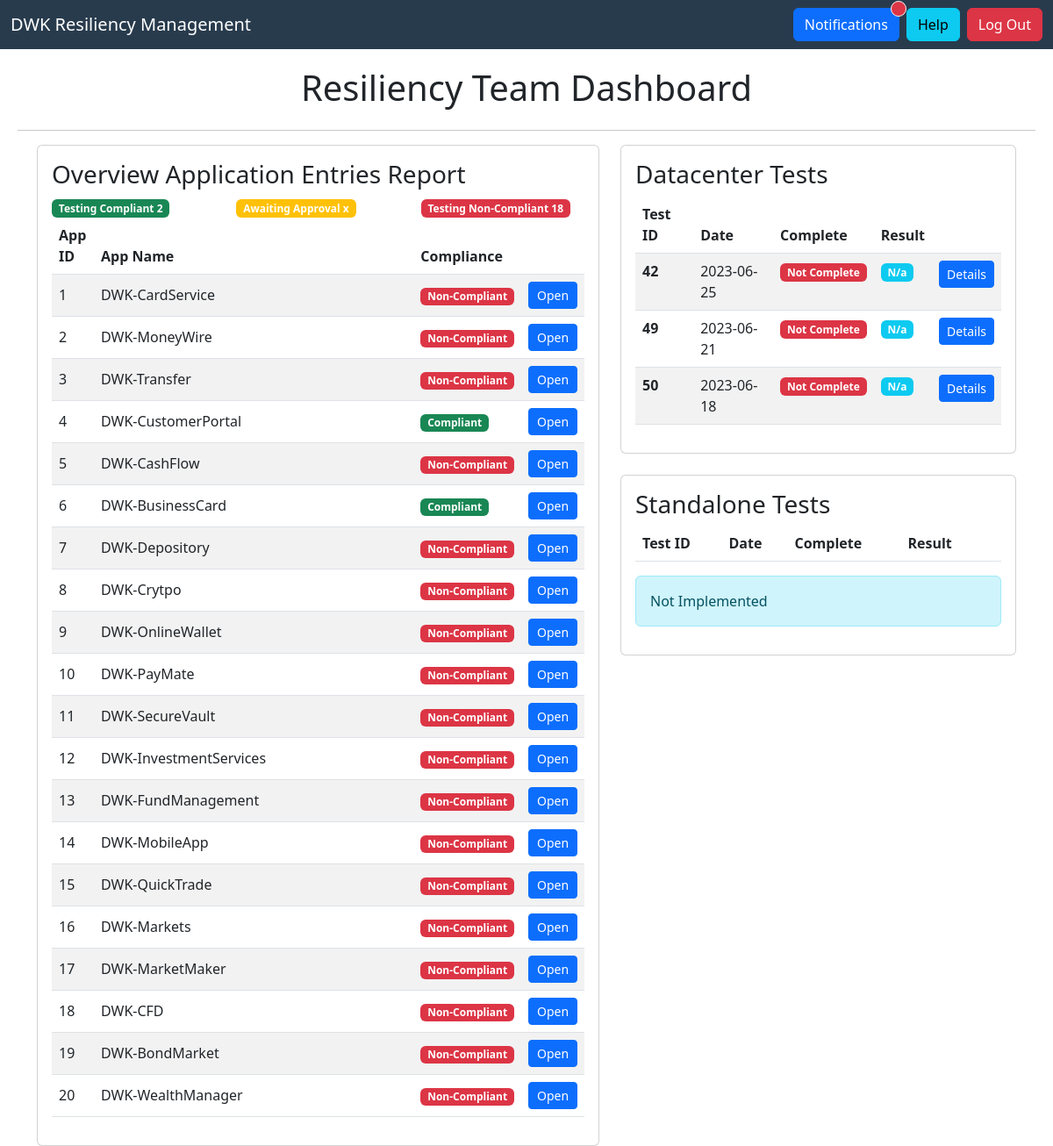
The app's page /res with its own data.
### tables this page shows
CREATE TABLE applications (
        app_id varchar(255) NOT NULL,
        app_name varchar(255) NOT NULL,
        primary_location varchar(255) NOT NULL,
        alt_location varchar(255) NOT NULL,
        data_center_id varchar(255) NOT NULL,
        trap_approved varchar(255) NOT NULL,
        trap_id varchar(255) NOT NULL,
        PRIMARY KEY(app_id)
    );

CREATE TABLE data_center_tests (
        test_id varchar(255) NOT NULL,
        data_center varchar(255) NOT NULL,
        date varchar(255) NOT NULL,
        complete varchar(255) NOT NULL,
        result varchar(255) NOT NULL,
        evidence varchar(255),
        PRIMARY KEY(test_id)
    );

### main.py (the view, shortened to what this page needs)
@app.route("/res")
def res_dashboard():
    src_ip = request.remote_addr
    logs.info(f"{src_ip} - Accessed Res Page as {name if PROD_MODE else 'PROD'}")
    apps = get_app_overview()
    compliance = []
    for app in apps:
        compliance.append(is_app_compliant(app[0]))
    apps_compliance = zip(apps, compliance)
    dc_tests = []
    all_dc_tests = get_dc_tests()[0:3]
    for test in all_dc_tests:
        test_id, _, date, complete, result, _ = test
        dc_tests.append({
            "id": test_id,
            "date": date,
            "complete": complete == "1",
            "result": result == "1"
        })
    return render_template("res_team/dash.html", apps=apps_compliance, dc_tests=dc_tests, compliant=compliance.count(True), noncompliant=compliance.count(False))

### utils/db_handler.py (called while the page is built)
def get_testing_entries(app_id, date_from, date_to):
  with sqlite3.connect(DB_NAME) as conn:
    if date_from is None and date_to is None :
      result = conn.execute("SELECT * FROM app_tests WHERE app_id = ? ORDER BY test_date desc", (app_id,)).fetchall()
      return result
    else:
      result = conn.execute("SELECT * FROM app_tests WHERE app_ID = ? AND test_date > ? AND test_date < ? ORDER BY test_date desc", (app_id, date_from, date_to)).fetchall()
      return result

def get_app_overview():
    with sqlite3.connect(DB_NAME) as conn:
        result = conn.execute("SELECT app_id, app_name, trap_approved FROM applications").fetchall()
        return result

def get_dc_tests():
    with sqlite3.connect(DB_NAME) as conn:
        result = conn.execute("SELECT * FROM data_center_tests ORDER BY date desc").fetchall()
        return result

### templates/res_team/dash.html (shortened to what this page needs)
{% extends "layout.html" %}
{% block head %}
    {{ super() }}
{% endblock %}
{% block content %}
    <div class="row text-center">
        <h1>Resiliency Team Dashboard</h1>
    </div>
    <hr>
    <div class="container">
        <div class="row">
            <div class="col-7">
                <div class="card card-body">
                    <h3>Overview Application Entries Report</h3>
                    <div class="row">
                        <div class="col-4">
                            <span class="badge bg-success">Testing Compliant <span>{{ compliant }}</span></span>
                        </div>
                        <div class="col-4">
                            <span class="badge bg-warning">Awaiting Approval <span>x</span></span>
                        </div>
                        <div class="col-4">
                            <span class="badge bg-danger">Testing Non-Compliant <span>{{ noncompliant }}</span></span>
                        </div>
                    </div>
                    <table class="table table-striped table-hover">
                        <thead>
                            <tr>
                                <th style="width: 4vw">App ID</th>
                                <th>App Name</th>
                                <th style="width: 10vw">Compliance</th>
                                <th style="width: 6vw"></th>
                            </tr>
                        </thead>
                        <tbody>
                            {% for app in apps %}
                                <tr onclick="open_details('{{app[0][0]}}')" class="align-middle">
                                    <td>{{app[0][0]}}</td>
                                    <td>{{app[0][1]}}</td>
                                    {% if app[1] %}
                                        <td><span class="badge bg-success">Compliant</span></td>
                                    {% else %}
                                        <td><span class="badge bg-danger">Non-Compliant</span></td>
                                    {% endif %}
                                    <td><button style="width: 100%;" class="btn btn-sm btn-primary">Open</button></td>
                                </tr>
                            {% endfor %}
                        </tbody>
                    </table>
                </div>
            </div>
            <div class="col-5">
                <div class="card card-body">
                    <h3>Datacenter Tests</h3>
                    <table class="table table-striped table-hover">
                        <thead>
                            <tr>
                                <th>Test ID</th>
                                <th>Date</th>
                                <th>Complete</th>
                                <th>Result</th>
                                <th></th>
                            </tr>
                        </thead>
                        <tbody>
                            {% for dc_test in dc_tests %}
                                <tr onclick="alert('Details on test {{dc_test.id}}')">
                                    <th>{{ dc_test.id }}</th>
                                    <td>{{ dc_test.date }}</td>
                                    {% if dc_test.complete %}
                                        <td><span class="badge bg-success">Complete</span></td>
                                        {% if dc_test.result %}
                                            <td><span class="badge bg-success">Success</span></td>
                                        {% else %}
                                            <td><span class="badge bg-danger">Failure</span></td>
                                        {% endif %}
                                    {% else %}
                                        <td><span class="badge bg-danger">Not Complete</span></td>
                                        <td><span class="badge bg-info">N/a</span></td>
                                    {% endif %}
                                    <td><button class="btn btn-primary btn-sm">Details</button></td>
                                </tr>
                            {% endfor %}
                        </tbody>
                    </table>
                </div>
                <br>
                <div class="card card-body">
                    <h3>Standalone Tests</h3>
                    <table class="table table-striped table-hover">
                        <thead>
                            <tr>
                                <th>Test ID</th>
                                <th>Date</th>
                                <th>Complete</th>
                                <th>Result</th>
                                <th></th>
                            </tr>
                        </thead>
                    </table>
                    <div class="alert alert-info">Not Implemented
            </div>
        </div>
    </div>
{% endblock %}

### records on screen
applications: app_id "1", app_name "DWK-CardService", shows "Non-Compliant"
applications: app_id "2", app_name "DWK-MoneyWire", shows "Non-Compliant"
applications: app_id "3", app_name "DWK-Transfer", shows "Non-Compliant"
applications: app_id "4", app_name "DWK-CustomerPortal", shows "Compliant"
applications: app_id "5", app_name "DWK-CashFlow", shows "Non-Compliant"
applications: app_id "6", app_name "DWK-BusinessCard", shows "Compliant"
applications: app_id "7", app_name "DWK-Depository", shows "Non-Compliant"
applications: app_id "8", app_name "DWK-Crytpo", shows "Non-Compliant"
applications: app_id "9", app_name "DWK-OnlineWallet", shows "Non-Compliant"
applications: app_id "10", app_name "DWK-PayMate", shows "Non-Compliant"
applications: app_id "11", app_name "DWK-SecureVault", shows "Non-Compliant"
applications: app_id "12", app_name "DWK-InvestmentServices", shows "Non-Compliant"
applications: app_id "13", app_name "DWK-FundManagement", shows "Non-Compliant"
applications: app_id "14", app_name "DWK-MobileApp", shows "Non-Compliant"
applications: app_id "15", app_name "DWK-QuickTrade", shows "Non-Compliant"
applications: app_id "16", app_name "DWK-Markets", shows "Non-Compliant"
applications: app_id "17", app_name "DWK-MarketMaker", shows "Non-Compliant"
applications: app_id "18", app_name "DWK-CFD", shows "Non-Compliant"
applications: app_id "19", app_name "DWK-BondMarket", shows "Non-Compliant"
applications: app_id "20", app_name "DWK-WealthManager", shows "Non-Compliant"
data_center_tests: id "42", date "2023-06-25"
data_center_tests: id "49", date "2023-06-21"
data_center_tests: id "50", date "2023-06-18"

### other values on screen
{{ compliant }} "2"
{{ noncompliant }} "18"
